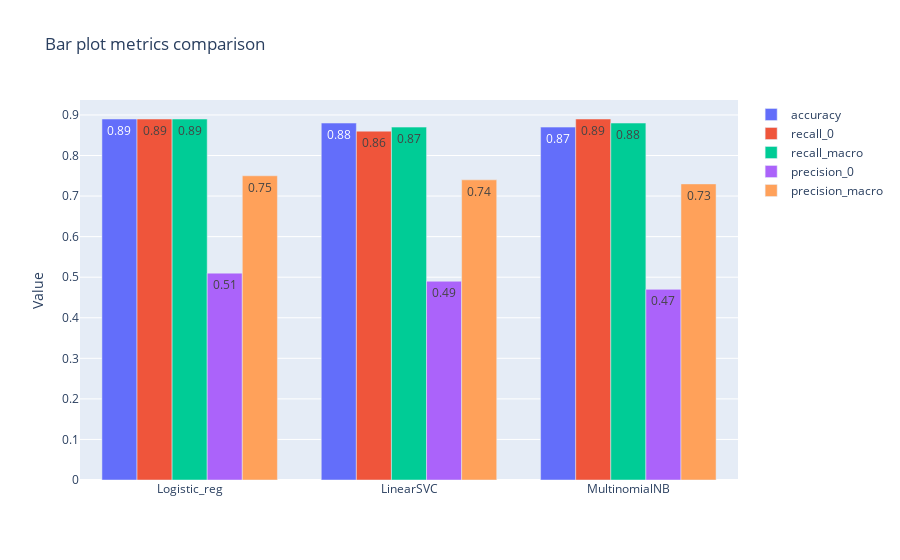

The code cell stored with this chart in its notebook:
### Code cell
# Group bar plot on 5 selected metrics for top3 models
stack_mult_barplots(top3_data, "accuracy", "recall_0", "recall_macro", "precision_0", "precision_macro" )

### Figure 1 — Plotly figure (JSON) as saved in the notebook; plotly's stock layout.template omitted (floating-point values rounded to 4 significant figures)
{"data": [{"name": "accuracy", "offsetgroup": "0", "text": ["0.89", "0.88", "0.87"], "textposition": "auto", "type": "bar", "x": ["Logistic_reg", "LinearSVC", "MultinomialNB"], "y": [0.89, 0.88, 0.87]}, {"name": "recall_0", "offsetgroup": "1", "text": ["0.89", "0.86", "0.89"], "textposition": "auto", "type": "bar", "x": ["Logistic_reg", "LinearSVC", "MultinomialNB"], "y": [0.89, 0.86, 0.89]}, {"name": "recall_macro", "offsetgroup": "2", "text": ["0.89", "0.87", "0.88"], "textposition": "auto", "type": "bar", "x": ["Logistic_reg", "LinearSVC", "MultinomialNB"], "y": [0.89, 0.87, 0.88]}, {"name": "precision_0", "offsetgroup": "3", "text": ["0.51", "0.49", "0.47"], "textposition": "auto", "type": "bar", "x": ["Logistic_reg", "LinearSVC", "MultinomialNB"], "y": [0.51, 0.49, 0.47]}, {"name": "precision_macro", "offsetgroup": "4", "text": ["0.75", "0.74", "0.73"], "textposition": "auto", "type": "bar", "x": ["Logistic_reg", "LinearSVC", "MultinomialNB"], "y": [0.75, 0.74, 0.73]}], "layout": {"autosize": true, "title": {"text": "Bar plot metrics comparison"}, "xaxis": {"autorange": true, "range": [-0.5, 2.5], "type": "category"}, "yaxis": {"autorange": true, "range": [0, 0.9368], "title": {"text": "Value"}, "type": "linear"}}}
